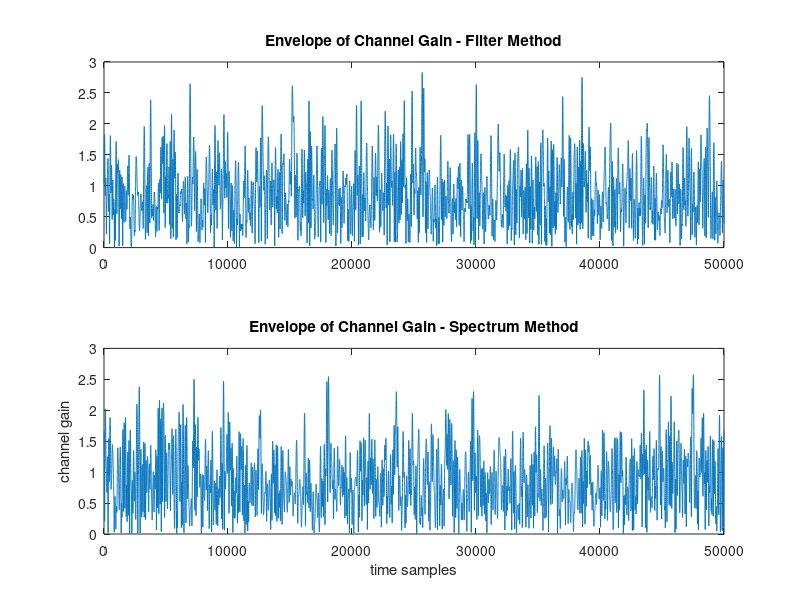

Here is the MATLAB script that generated this plot: (Note: this script raises an error after producing the figure.)
%% Parameters
fc = 2e9; % carry frequency (Hz)
ts = 1e-4; % sample interval (s)
v = 25/3; % transmitter-receiver relative speed (m/s)
c = 3e8; % speed of light (m/s)
fd = v*fc/c; % maximum Doppler shift
Ns = 50000; % number of samples in simulation
x = (randn(Ns, 1) + sqrt(-1)*randn(Ns, 1))/sqrt(2); % Gaussian noise

%% The filter method
tic
N = 2000; % the length of window 2*N+1
% window shape/@rectwin @hamming etc.
w = window(@rectwin,2*N+1);

%-----impulse response-----%
t = -N*ts:ts:N*ts; % make impulse response causal
Z = 2*pi*fd*abs(t)'; % argument of Bessel function
J = besselj(1/4,Z); % Bessel function of the first kind, order 1/4x
g = J./(abs(t)'.^(1/4));
g(N+1) = (pi*fd)^(1/4)/gamma(5/4);
g_hat = g.*w./sqrt(sum(abs(g.*w).^2)); % normalize impulse response

%-----channel gain-----%
c1 = conv(x,g_hat); % channel gain
c1 = c1(N+1:end-N); % discard samples due to filter transients
toc
%% The spectrum method
tic
fs = 1/ts; % sampling frequency
f_limit = floor(fd*Ns/fs); % |f| <= fd
f = 0:fs/Ns:f_limit*fs/Ns;
Sc = 1./(pi*fd*sqrt(1-(f/fd).^2)); % Doppler spectrum

%-----impulse response-----%
G = sqrt(Sc);
% for G_hat, when 0<f<fd G_hat(f) = G(f), when fs-fd<f<fs G_hat = G(f-fs)
G_hat = zeros(Ns,1);
G_hat(1:f_limit+1) = G(1:end);
G_hat(end-f_limit+1:end) = G(end:-1:2);

%-----channel gain-----%
X = x*sqrt(Ns)/std(G_hat); % make c2 have unit variance
c2 = ifft(G_hat.*X);
toc
%% Simulation task
%-----fading envelope-----%
figure
subplot(2,1,1)
plot(abs(c1));
title('Envelope of Channel Gain - Filter Method')
subplot(2,1,2)
plot(abs(c2));
xlabel('time samples')
ylabel('channel gain')
title('Envelope of Channel Gain - Spectrum Method')
%-----pdf-----%
figure
ksdensity(abs(c1),'support','positive');hold on
ksdensity(abs(c2),'support','positive');hold on
xx = 0:0.01:4;
pf = raylpdf(xx,1/sqrt(2));
plot(xx,pf);
xlabel('x')
ylabel('P(x)')
legend('filter','spectrum','theory');
title('Empirical PDF')
%-----cdf-----%
figure
cdfplot(abs(c1));hold on
cdfplot(abs(c2));hold on
cf = raylcdf(xx,1/sqrt(2));
plot(xx,cf);
legend('filter','spectrum','theory');
%-----autocorrelation-----%
tt = 0:ts:500*ts;
J_autocorr = besselj(0,2*pi*fd*tt);
% figure
% plot(0:1000,J_autocorr);
figure
subplot(2,1,1);
autocorr(c1,500);hold on
plot(0:500,J_autocorr);
title('Autocorrleation Function - Filter Method');
legend('empirical','theory')
subplot(2,1,2);
autocorr(c2,500);hold on
plot(0:500,J_autocorr);
title('Autocorrleation Function - Spectrum Method');
legend('empirical','theory')

%-----psd-----%
figure
subplot(2,1,1);
[pxx,ff] = pwelch(c1,rectwin(1000),[],[],2*fd);
ff = ff-fd;
plot(ff,10*log10(pxx)+42.5);
f = -fd:fd/Ns:fd;
Sc = 1./(pi*fd*sqrt(1-(f/fd).^2)); % Doppler spectrum
hold on
plot(f,10*log10(Sc),'r');grid on
xlabel('Frequency');
ylabel('Power/frequency(dB/rad/sample)');
title('Power Spectrum Decsity Estimate - Filter Method');
legend('empirical','theory')
subplot(2,1,2);
[pxx,ff] = pwelch(c2,rectwin(1000),[],[],2*fd);
ff = ff-fd;
plot(ff,10*log10(pxx)+42.5);
f = -fd:fd/Ns:fd;
Sc = 1./(pi*fd*sqrt(1-(f/fd).^2)); % Doppler spectrum
hold on
plot(f,10*log10(Sc),'r');grid on
xlabel('Frequency');
ylabel('Power/frequency(dB/rad/sample)');
title('Power Spectrum Decsity Estimate - Spectrum Method');
legend('empirical','theory')

